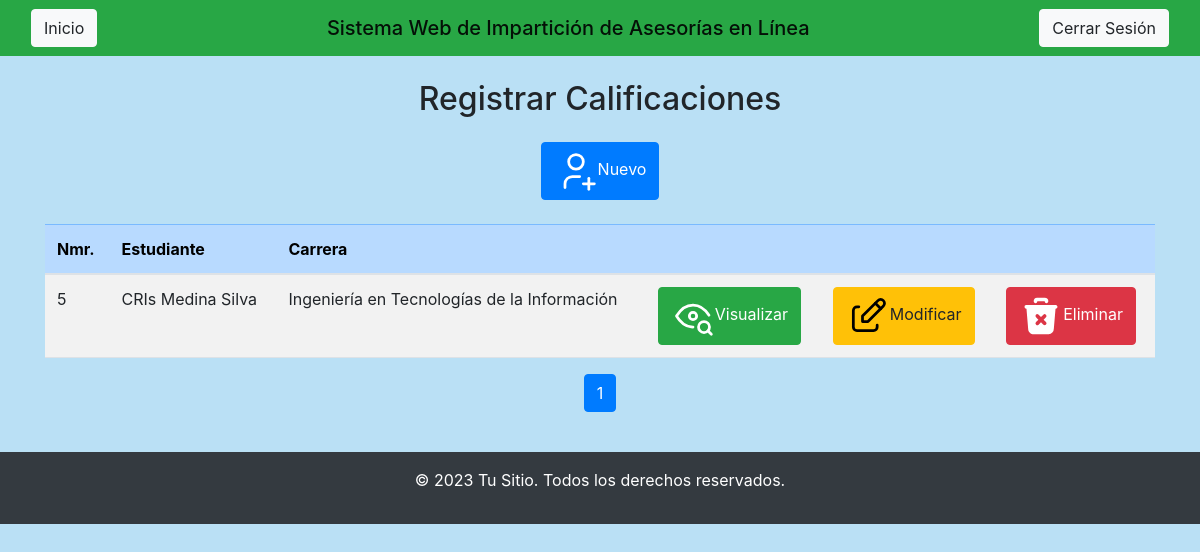
/Vista/ADMIN/Datos_Informacion.php (signed in), run on the app's committed database.
### tables this page shows
CREATE TABLE `estudiante` (
  `ID_Usuario_E` int(11) NOT NULL AUTO_INCREMENT,
  `Nombre_Usuario_E` varchar(200) NOT NULL,
  `Apellido_Materno_E` varchar(200) NOT NULL,
  `Apellido_Paterno_E` varchar(200) NOT NULL,
  `Telefono_E` varchar(20) NOT NULL,
  `Fecha_Nacimiento_E` date NOT NULL,
  `Genero_E` varchar(100) NOT NULL,
  `Correo_electronico_E` varchar(250) NOT NULL,
  `Contrasena_E` varchar(250) NOT NULL,
  `IdCarrera` int(11) DEFAULT NULL,
  PRIMARY KEY (`ID_Usuario_E`),
  KEY `IdCarrera` (`IdCarrera`),
  CONSTRAINT `estudiante_ibfk_1` FOREIGN KEY (`IdCarrera`) REFERENCES `carrera` (`Id_Carrera`)
);

CREATE TABLE `carrera` (
  `Id_Carrera` int(11) NOT NULL AUTO_INCREMENT,
  `Nombre_Carrera` varchar(250) NOT NULL,
  PRIMARY KEY (`Id_Carrera`)
);

### Vista/ADMIN/Datos_Informacion.php (the view, shortened to what this page needs)
<?php include('head.php'); ?>
<center><div class="table-responsive">
        <h2 class="mb-4">Registrar Calificaciones</h2>
            <a class="btn btn-primary" href="INSERT/Insert_Datos.php">
                Nuevo</a>
        <table class="table table-hover table-striped mt-4" class="table">
            <thead>
                <tr class="table-primary">
                    <th scope="col">Nmr.</th>
                    <th scope="col">Estudiante</th>
                    <th scope="col">Carrera</th>
                    <th scope="col"></th>
                    <th scope="col"></th>
                    <th scope="col"></th>
                </tr>
            </thead>
            <tbody>
                <?php
                    $conexion = (new Conectar())->conexion();
                    $records_per_page = 10;
                    $page = isset($_GET['page']) && is_numeric($_GET['page']) ? (int)$_GET['page'] : 1;
                    $offset = ($page - 1) * $records_per_page;
                    $sql = "SELECT
                                E.ID_Usuario_E, E.Nombre_Usuario_E,
                                E.Apellido_Paterno_E, E.Apellido_Materno_E,
                                C.Nombre_Carrera
                            FROM
                                Datos D
                            INNER JOIN
                                Estudiante E ON D.ID_Estudiant = E.ID_Usuario_E
                            INNER JOIN
                                Carrera C ON E.IdCarrera = C.Id_Carrera
                            GROUP BY
                                ID_Usuario_E
                            LIMIT
                                $offset, $records_per_page;";
                    $query = mysqli_query($conexion, $sql);
                    $sql_total = "SELECT * FROM Datos GROUP BY ID_Estudiant;";
                    $result_total = mysqli_query($conexion, $sql_total);
                    $total_rows = mysqli_fetch_array($result_total)[0];
                    $total_pages = ceil($total_rows / $records_per_page);
                    while ($row = mysqli_fetch_array($query)) {
                        ?>
                        <tr>
                            <td><?php echo $row['ID_Usuario_E']; ?></td>
                            <td><?php echo $row['Nombre_Usuario_E'] . ' ' . $row['Apellido_Paterno_E'] . ' ' . $row['Apellido_Materno_E']?></td>
                            <td><?php echo $row['Nombre_Carrera']; ?></td>
                            <td><button class="btn btn-success" data-id="<?php echo $row['ID_Usuario_E']; ?>" onclick="mostrarInformacion(this)">
                                Visualizar</button>
                            </td>
                            <td><a class="btn btn-warning" href="UPDATE/Update_Datos.php?id=<?php echo $row['ID_Usuario_E']; ?>">
                                Modificar</a>
                            </td>
                            <td><a class="btn btn-danger" onclick="return eliminar()" href="../../Controlador/ADMIN/DELETE/Funcion_Delete_Datos.php?id=<?php echo $row['ID_Usuario_E']; ?>">
                                Eliminar</a>
                            </td>
                        </tr>
                    <?php
                    }
                ?>
            </tbody>
        </table>
    <nav aria-label="Page navigation example">
        <ul class="pagination justify-content-center">
            <?php for ($i = 1; $i <= $total_pages; $i++): ?>
                <li class="page-item <?php if ($i == $page) echo 'active'; ?>">
                    <a class="page-link" href="?page=<?php echo $i; ?>"><?php echo $i; ?></a>
                </li>
            <?php endfor; ?>
        </ul>
    </nav>
</div>
<?php include('footer.php'); ?>

### Vista/ADMIN/head.php (style rules this page uses)
body { background: #bae0f5; }

### data on the page
estudiante: ID_Usuario_E "5", Nombre_Usuario_E "CRIs", Apellido_Paterno_E "Medina", Apellido_Materno_E "Silva", IdCarrera.Nombre_Carrera "Ingeniería en Tecnologías de la Información"
